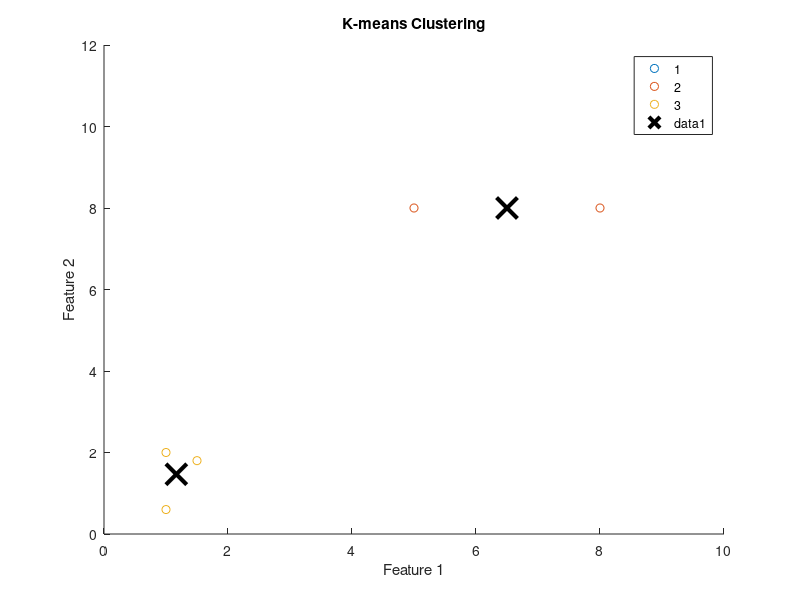

MATLAB code for this plot:
% Sample data
data = [1.0, 2.0; 1.5, 1.8; 5.0, 8.0; 8.0, 8.0; 1.0, 0.6; 9.0, 11.0];

% Number of clusters
k = 3;

% Perform k-means clustering
[idx, C] = kmeans(data, k);

% idx contains the cluster indices for each data point
% C contains the cluster centroids

% Display results
disp('Cluster indices:');
disp(idx);
disp('Cluster centroids:');
disp(C);

% Optional: Visualize the clusters
figure;
gscatter(data(:,1), data(:,2), idx);
hold on;
plot(C(:,1), C(:,2), 'kx', 'MarkerSize', 15, 'LineWidth', 3); % centroids
title('K-means Clustering');
xlabel('Feature 1');
ylabel('Feature 2');
hold off;
